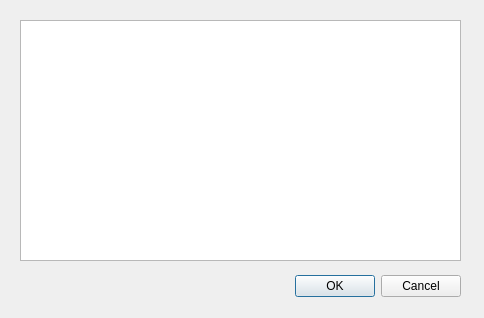
<?xml version="1.0" encoding="UTF-8"?>
<ui version="4.0">
 <class>HowToPlayDialog</class>
 <widget class="QDialog" name="HowToPlayDialog">
  <property name="geometry">
   <rect>
    <x>0</x>
    <y>0</y>
    <width>484</width>
    <height>318</height>
   </rect>
  </property>
  <property name="windowTitle">
   <string>Dialog</string>
  </property>
  <widget class="QDialogButtonBox" name="buttonBox">
   <property name="geometry">
    <rect>
     <x>120</x>
     <y>270</y>
     <width>341</width>
     <height>32</height>
    </rect>
   </property>
   <property name="orientation">
    <enum>Qt::Horizontal</enum>
   </property>
   <property name="standardButtons">
    <set>QDialogButtonBox::Cancel|QDialogButtonBox::Ok</set>
   </property>
  </widget>
  <widget class="QTextBrowser" name="textBrowser">
   <property name="geometry">
    <rect>
     <x>20</x>
     <y>20</y>
     <width>441</width>
     <height>241</height>
    </rect>
   </property>
  </widget>
 </widget>
 <resources/>
 <connections>
  <connection>
   <sender>buttonBox</sender>
   <signal>accepted()</signal>
   <receiver>HowToPlayDialog</receiver>
   <slot>accept()</slot>
   <hints>
    <hint type="sourcelabel">
     <x>248</x>
     <y>254</y>
    </hint>
    <hint type="destinationlabel">
     <x>157</x>
     <y>274</y>
    </hint>
   </hints>
  </connection>
  <connection>
   <sender>buttonBox</sender>
   <signal>rejected()</signal>
   <receiver>HowToPlayDialog</receiver>
   <slot>reject()</slot>
   <hints>
    <hint type="sourcelabel">
     <x>316</x>
     <y>260</y>
    </hint>
    <hint type="destinationlabel">
     <x>286</x>
     <y>274</y>
    </hint>
   </hints>
  </connection>
 </connections>
</ui>
